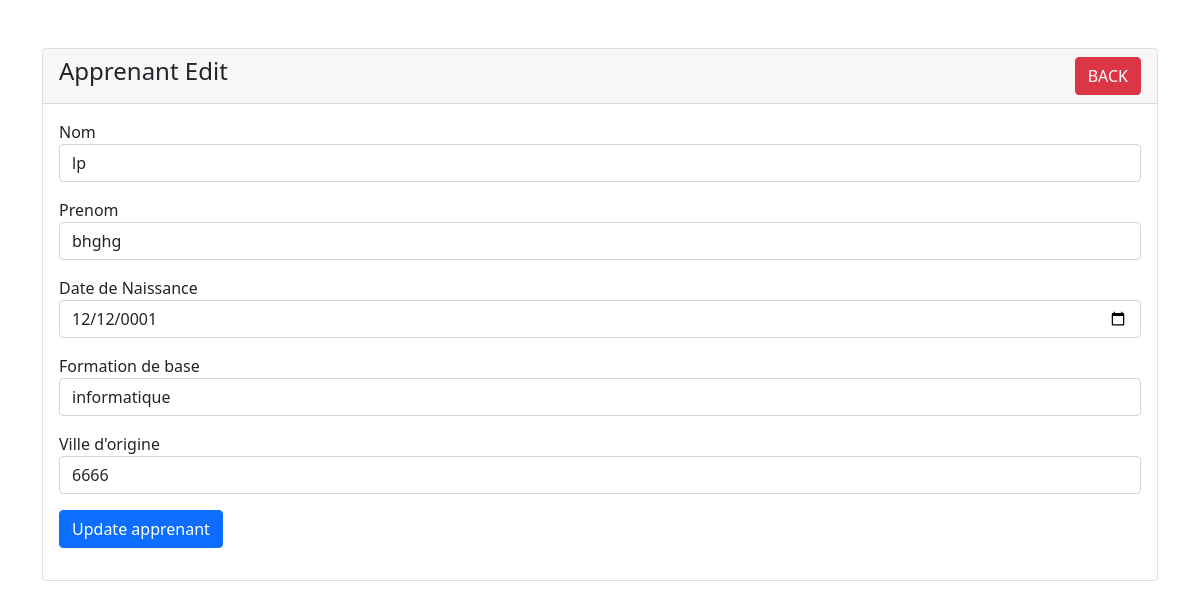
The page /php/aprennantEdit.php?id=2 on the database its author committed.
### tables this page shows
CREATE TABLE `apprenant` (
  `id` int(11) NOT NULL,
  `nom` varchar(255) DEFAULT NULL,
  `prenom` varchar(255) DEFAULT NULL,
  `date_de_naissance` date DEFAULT NULL,
  `formation_de_base` varchar(255) DEFAULT NULL,
  `ville_d_origine` varchar(255) DEFAULT NULL
);

### php/aprennantEdit.php (the view, shortened to what this page needs)
<!doctype html>
<html lang="en">
  <head>
    <link href="https://cdn.jsdelivr.net/npm/bootstrap@5.1.3/dist/css/bootstrap.min.css" rel="stylesheet">
</head>
<body>
    <div class="container mt-5">
        <div class="row">
            <div class="col-md-12">
                <div class="card">
                    <div class="card-header">
                        <h4>Apprenant Edit
                        <a href="../index.php" class="btn btn-danger float-end">BACK</a>
                        </h4>
                    </div>
                    <div class="card-body">
                        <?php
                        require '../config/dbconect.php';
                        if(isset($_GET['id']))
                        {
                            $apprenant_id =  $_GET['id'];
                            $query = "SELECT * FROM apprenant WHERE id='$apprenant_id' ";
                            $query_run = mysqli_query($conn, $query);
                            if(mysqli_num_rows($query_run) > 0)
                            {
                                $apprenant = mysqli_fetch_array($query_run);
                                ?>
                                <form action="../php/code.php" method="POST">
                                    <div class="mb-3">
                                        <label>Nom</label>
                                        <input type="text" name="nom" value="<?=$apprenant['nom'];?>" class="form-control">
                                    </div>
                                    <div class="mb-3">
                                        <label>Prenom</label>
                                        <input type="text" name="prenom" value="<?=$apprenant['prenom'];?>" class="form-control">
                                    </div>
                                    <div class="mb-3">
                                        <label>Date de Naissance</label>
                                        <input type="date" name="date_de_naissance" value="<?=$apprenant['date_de_naissance'];?>" class="form-control">
                                    </div>
                                    <div class="mb-3">
                                        <label>Formation de base </label>
                                        <input type="text" name="formation_de_base" value="<?=$apprenant['formation_de_base'];?>" class="form-control">
                                    </div>
                                    <div class="mb-3">
                                        <label>Ville d'origine </label>
                                        <input type="text" name="ville_d_origine" value="<?=$apprenant['ville_d_origine'];?>" class="form-control">
                                    </div>
                                    <div class="mb-3">
                                        <button type="submit" name="update_apprenant" class="btn btn-primary">
                                            Update apprenant
                                        </button>
                                    </div>
                                </form>
                                <?php
                            }
                            else
                            {
                                echo "<h4>No Such Id Found</h4>";
                            }
                        }
                        ?>
                    </div>
                </div>
            </div>
        </div>
    </div>
</body>
</html>

### rows shown on the page
apprenant: nom "lp", prenom "bhghg", date_de_naissance "12/12/0001", formation_de_base "informatique", ville_d_origine "6666"
